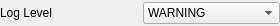
<?xml version="1.0" encoding="UTF-8"?>
<ui version="4.0">
 <class>QSenderSubscriptions</class>
 <widget class="QWidget" name="QSenderSubscriptions">
  <property name="geometry">
   <rect>
    <x>0</x>
    <y>0</y>
    <width>280</width>
    <height>26</height>
   </rect>
  </property>
  <property name="sizePolicy">
   <sizepolicy hsizetype="Preferred" vsizetype="Fixed">
    <horstretch>0</horstretch>
    <verstretch>0</verstretch>
   </sizepolicy>
  </property>
  <property name="windowTitle">
   <string>GroupBox</string>
  </property>
  <property name="title" stdset="0">
   <string>Satellite</string>
  </property>
  <layout class="QGridLayout" name="gridLayout">
   <property name="leftMargin">
    <number>0</number>
   </property>
   <property name="topMargin">
    <number>0</number>
   </property>
   <property name="rightMargin">
    <number>0</number>
   </property>
   <property name="bottomMargin">
    <number>0</number>
   </property>
   <property name="verticalSpacing">
    <number>0</number>
   </property>
   <item row="0" column="0">
    <widget class="QLabel" name="senderName">
     <property name="text">
      <string>Log Level</string>
     </property>
    </widget>
   </item>
   <item row="0" column="1">
    <widget class="QComboBox" name="senderLevel">
     <property name="currentIndex">
      <number>3</number>
     </property>
     <item>
      <property name="text">
       <string>TRACE</string>
      </property>
     </item>
     <item>
      <property name="text">
       <string>DEBUG</string>
      </property>
     </item>
     <item>
      <property name="text">
       <string>INFO</string>
      </property>
     </item>
     <item>
      <property name="text">
       <string>WARNING</string>
      </property>
     </item>
     <item>
      <property name="text">
       <string>STATUS</string>
      </property>
     </item>
     <item>
      <property name="text">
       <string>CRITICAL</string>
      </property>
     </item>
    </widget>
   </item>
  </layout>
 </widget>
 <resources/>
 <connections/>
</ui>
